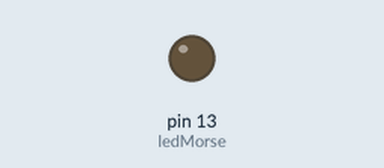
A sketch run on a simulated Arduino Uno, built with avr-gcc and run on an emulated ATmega328P. Parts: output pins drawn as LEDs (lit = HIGH).

Above: at 1.0 s.
At 11.6 s:
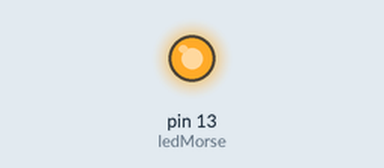
Timing chart, 0 to 11.9 s (numbered marks = the images above):
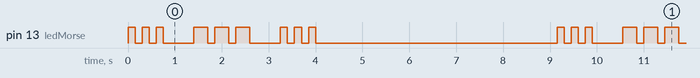

Measured:
- by itself, pin 13 (ledMorse): repeats every 9.2 s: 2 × (LOW 0.15 s, HIGH 0.15 s), LOW 0.65 s, 2 × (HIGH 0.30 s, LOW 0.15 s), HIGH 0.30 s, LOW 0.65 s, 2 × (HIGH 0.15 s, LOW 0.15 s), HIGH 0.15 s, LOW 5.2 s, HIGH 0.15 s
- by itself, everything shown: repeats every 9.2 s, in 18 steps

The sketch:

chuong2_BT_1.ino
```cpp
#define ledMorse 13

void setup() {
  pinMode(ledMorse, OUTPUT);
  digitalWrite(ledMorse, LOW);

}

void loop() {
  for (int i=0; i<3; i++){ // Phat 3 lan tin hieu tick
    digitalWrite(ledMorse, HIGH);
    delay(150);
    digitalWrite(ledMorse, LOW);
    delay(150);
  }
  delay(500);
  for (int i=0; i<3; i++){ // Phat 3 lan tin hieu te
    digitalWrite(ledMorse, HIGH);
    delay(300);
    digitalWrite(ledMorse, LOW);
    delay(150);
  }
  delay(500);
  for (int i=0; i<3; i++){ // Phat 3 lan tin hieu tick
    digitalWrite(ledMorse, HIGH);
    delay(150);
    digitalWrite(ledMorse, LOW);
    delay(150);
  }
  delay(5000);
}
```
